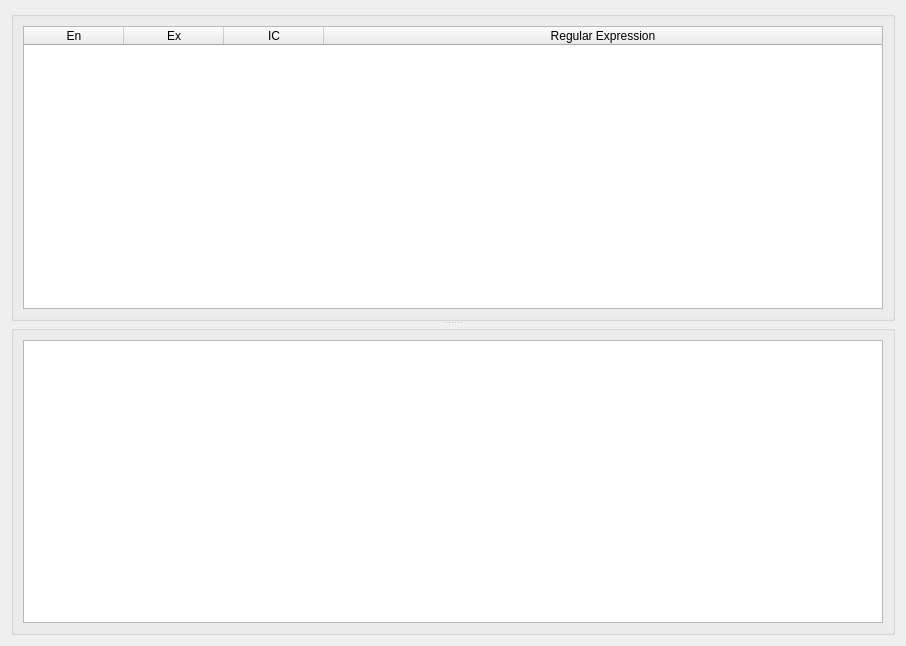
<?xml version="1.0" encoding="UTF-8"?>
<ui version="4.0">
 <class>mainwidget</class>
 <widget class="QWidget" name="mainwidget">
  <property name="geometry">
   <rect>
    <x>0</x>
    <y>0</y>
    <width>906</width>
    <height>646</height>
   </rect>
  </property>
  <property name="windowTitle">
   <string>Form</string>
  </property>
  <layout class="QVBoxLayout" name="verticalLayout_3">
   <item>
    <widget class="QSplitter" name="splitter">
     <property name="orientation">
      <enum>Qt::Vertical</enum>
     </property>
     <widget class="QGroupBox" name="groupBox_2">
      <property name="title">
       <string/>
      </property>
      <layout class="QVBoxLayout" name="verticalLayout">
       <item>
        <widget class="QTableWidget" name="filtersTable">
         <property name="mouseTracking">
          <bool>true</bool>
         </property>
         <property name="contextMenuPolicy">
          <enum>Qt::CustomContextMenu</enum>
         </property>
         <attribute name="horizontalHeaderStretchLastSection">
          <bool>true</bool>
         </attribute>
         <column>
          <property name="text">
           <string>En</string>
          </property>
         </column>
         <column>
          <property name="text">
           <string>Ex</string>
          </property>
         </column>
         <column>
          <property name="text">
           <string>IC</string>
          </property>
         </column>
         <column>
          <property name="text">
           <string>Regular Expression</string>
          </property>
         </column>
        </widget>
       </item>
      </layout>
     </widget>
     <widget class="QGroupBox" name="groupBox_3">
      <property name="title">
       <string/>
      </property>
      <layout class="QVBoxLayout" name="verticalLayout_2">
       <item>
        <widget class="QPlainTextEdit" name="result">
         <property name="font">
          <font>
           <family>Monospace</family>
          </font>
         </property>
         <property name="lineWrapMode">
          <enum>QPlainTextEdit::NoWrap</enum>
         </property>
         <property name="readOnly">
          <bool>true</bool>
         </property>
        </widget>
       </item>
      </layout>
     </widget>
    </widget>
   </item>
  </layout>
 </widget>
 <resources/>
 <connections>
  <connection>
   <sender>filtersTable</sender>
   <signal>itemChanged(QTableWidgetItem*)</signal>
   <receiver>mainwidget</receiver>
   <slot>tableItemChanged(QTableWidgetItem*)</slot>
   <hints>
    <hint type="sourcelabel">
     <x>452</x>
     <y>198</y>
    </hint>
    <hint type="destinationlabel">
     <x>452</x>
     <y>322</y>
    </hint>
   </hints>
  </connection>
  <connection>
   <sender>filtersTable</sender>
   <signal>customContextMenuRequested(QPoint)</signal>
   <receiver>mainwidget</receiver>
   <slot>filtersTableMenuRequested(QPoint)</slot>
   <hints>
    <hint type="sourcelabel">
     <x>452</x>
     <y>198</y>
    </hint>
    <hint type="destinationlabel">
     <x>452</x>
     <y>322</y>
    </hint>
   </hints>
  </connection>
 </connections>
 <slots>
  <slot>tableItemChanged(QTableWidgetItem*)</slot>
  <slot>filtersTableMenuRequested(QPoint)</slot>
 </slots>
</ui>
